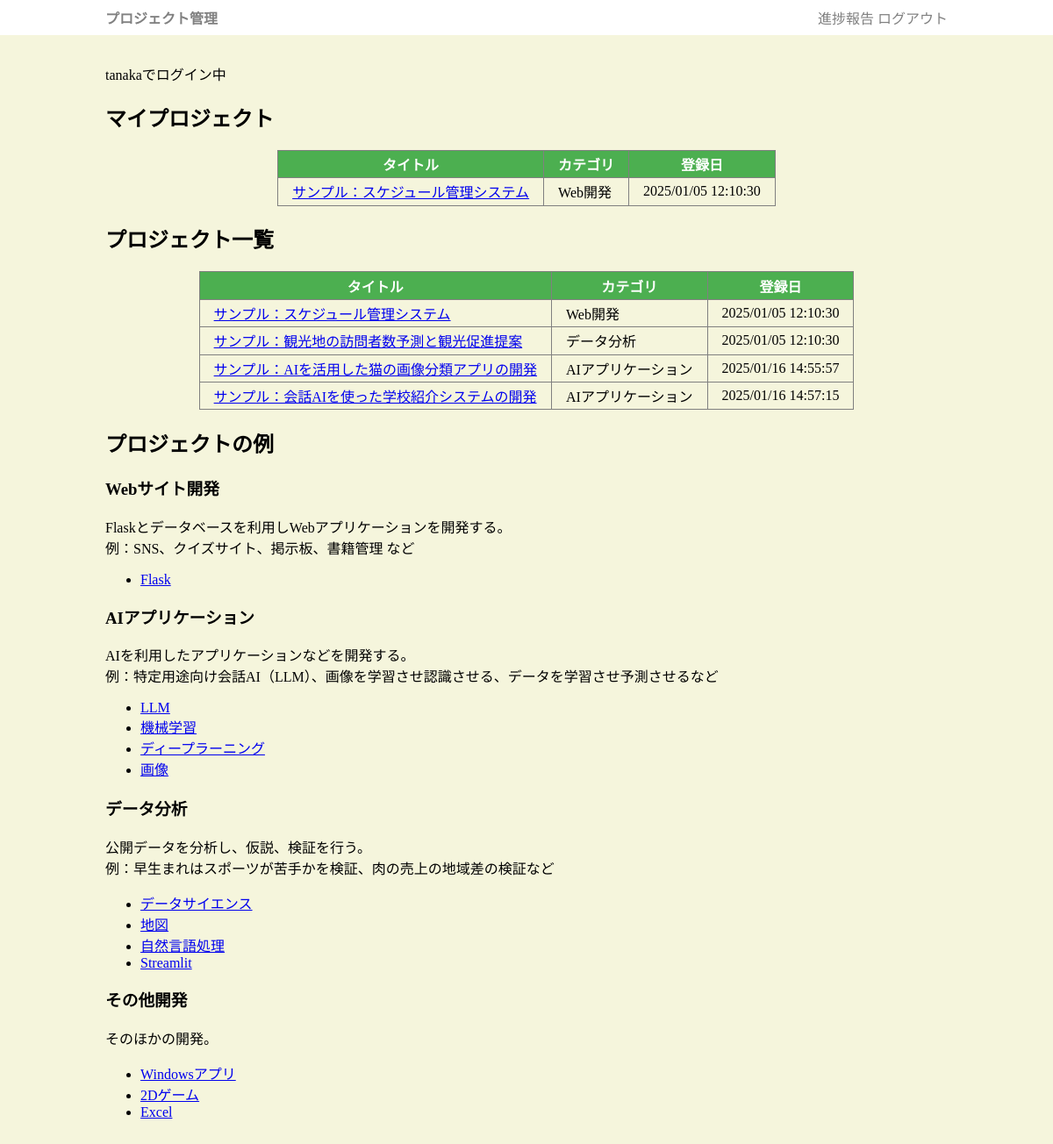
The app's page / (signed in) with its own data.
### app.py (models this page shows, shortened)
class User(db.Model):
    uid = db.Column(db.Integer, primary_key=True)
    uname = db.Column(db.String(255))
    upass = db.Column(db.String(255))
    member = db.relationship('Member', backref='user', lazy=True)
    preport = db.relationship('Preport', backref='user', lazy=True)

class Member(db.Model):
    mid = db.Column(db.Integer, primary_key=True)
    pid = db.Column(db.Integer, db.ForeignKey("project.pid"))
    uid = db.Column(db.Integer, db.ForeignKey("user.uid"))

class Project(db.Model):
    pid = db.Column(db.Integer, primary_key=True)
    title = db.Column(db.String(255))
    category = db.Column(db.String(255))
    desc = db.Column(db.String(65545))
    updated_at = db.Column(db.DateTime, default=datetime.now)
    comment = db.Column(db.String(65545))
    member = db.relationship('Member', backref='project', lazy=True)
    plan = db.relationship('Plan', backref='project', lazy=True)

### app.py (the view)
@app.get('/')
def index():
    if "uid" not in session:
        return redirect("/login")
    rows = Project.query.all()
    user =  User.query.get_or_404(session['uid'])
    return render_template("index.html", rows=rows, user=user)

### templates/index.html (shortened to what this page needs)
{% extends "base.html" %}
{% block main %}
    <p>{{user.uname}}でログイン中</p>
    <h2>マイプロジェクト</h2>
    {% if user.member %}
        <table class="plist">
        <tr><th>タイトル</th><th>カテゴリ</th><th>登録日</th></tr>
        {% for m in user.member %}
        <tr>
            <td class="title"><a href="/project/{{m.project.pid}}">{{m.project.title}}</a></div>
            <td class="category">{{m.project.category}}</a></div>
            <td class="hi">{{m.project.updated_at.strftime('%Y/%m/%d %H:%M:%S')}}</div>
        </tr>
        {% endfor %}
    {% else %}
    <div>
        <p>プロジェクトに参加していません。新規プロジェクトを作成するか、既存のプロジェクトのメンバーに参加を申し入れてください。</p>
        <p><a href="/project_add" class="btn">新規プロジェクト作成</a></p>
    </div>
    {% endif %}
    </table>
    <h2>プロジェクト一覧</h2>
    <table class="plist">
        <tr><th>タイトル</th><th>カテゴリ</th><th>登録日</th></tr>
        {% for r in rows %}
        <tr>
            <td class="title"><a href="/project/{{r.pid}}">{{r.title}}</a></div>
            <td class="category">{{r.category}}</a></div>
            <td class="hi">{{r.updated_at.strftime('%Y/%m/%d %H:%M:%S')}}</div>
        </tr>
        {% endfor %}
    </table>
    <h2>プロジェクトの例</h2>
    <h3>Webサイト開発</h3>
    <p>Flaskとデータベースを利用しWebアプリケーションを開発する。<br>
    例：SNS、クイズサイト、掲示板、書籍管理 など</p>
    <ul>
    <li><a href="http://www.dicre.com/python/flask/">Flask</a></li>
    </ul>
    <h3>AIアプリケーション</h3>
    <p>AIを利用したアプリケーションなどを開発する。<br>
    例：特定用途向け会話AI（LLM）、画像を学習させ認識させる、データを学習させ予測させるなど</p>
    <ul>
    <li><a href="http://www.dicre.com/python/llm/">LLM</a></li>
    <li><a href="http://www.dicre.com/python/ml/">機械学習</a></li>
    <li><a href="http://www.dicre.com/python/deep/">ディープラーニング</a></li>
    <li><a href="http://www.dicre.com/python/image.html">画像</a></li>
    </ul>
    <h3>データ分析</h3>
    <p>公開データを分析し、仮説、検証を行う。<br>
    例：早生まれはスポーツが苦手かを検証、肉の売上の地域差の検証など</p>
    <ul>
    <li><a href="http://www.dicre.com/python/ds">データサイエンス</a></li>
    <li><a href="http://www.dicre.com/python/map/">地図</a></li>
    <li><a href="http://www.dicre.com/python/nlp/">自然言語処理</a></li>
    <li><a href="http://www.dicre.com/python/streamlit/">Streamlit</a></li>
    </ul>
    <h3>その他開発</h3>
    <p>そのほかの開発。</p>
    <ul>
    <li><a href="http://www.dicre.com/python/gui.html">Windowsアプリ</a></li>
    <li><a href="http://www.dicre.com/python/pygame/">2Dゲーム</a></li>
    <li><a href="http://www.dicre.com/python/pyexcel.html">Excel</a></li>
    </ul>
{% endblock %}

### static/style.css (style rules this page uses)
body { padding: 0; margin: 0; background-color: beige; }
table { border-collapse: collapse; margin: 1em auto; }
td,th { border:1px solid gray; padding: 0.2em 1em; }
th { background-color: #4CAF50; color:white; }

### records on screen
User: uname "tanaka"
Member: project "サンプル：スケジュール管理システム", project.category "Web開発", project.updated_at "2025/01/05 12:10:30"
Project: title "サンプル：スケジュール管理システム", category "Web開発", updated_at "2025/01/05 12:10:30"
Project: title "サンプル：観光地の訪問者数予測と観光促進提案", category "データ分析", updated_at "2025/01/05 12:10:30"
Project: title "サンプル：AIを活用した猫の画像分類アプリの開発", category "AIアプリケーション", updated_at "2025/01/16 14:55:57"
Project: title "サンプル：会話AIを使った学校紹介システムの開発", category "AIアプリケーション", updated_at "2025/01/16 14:57:15"
